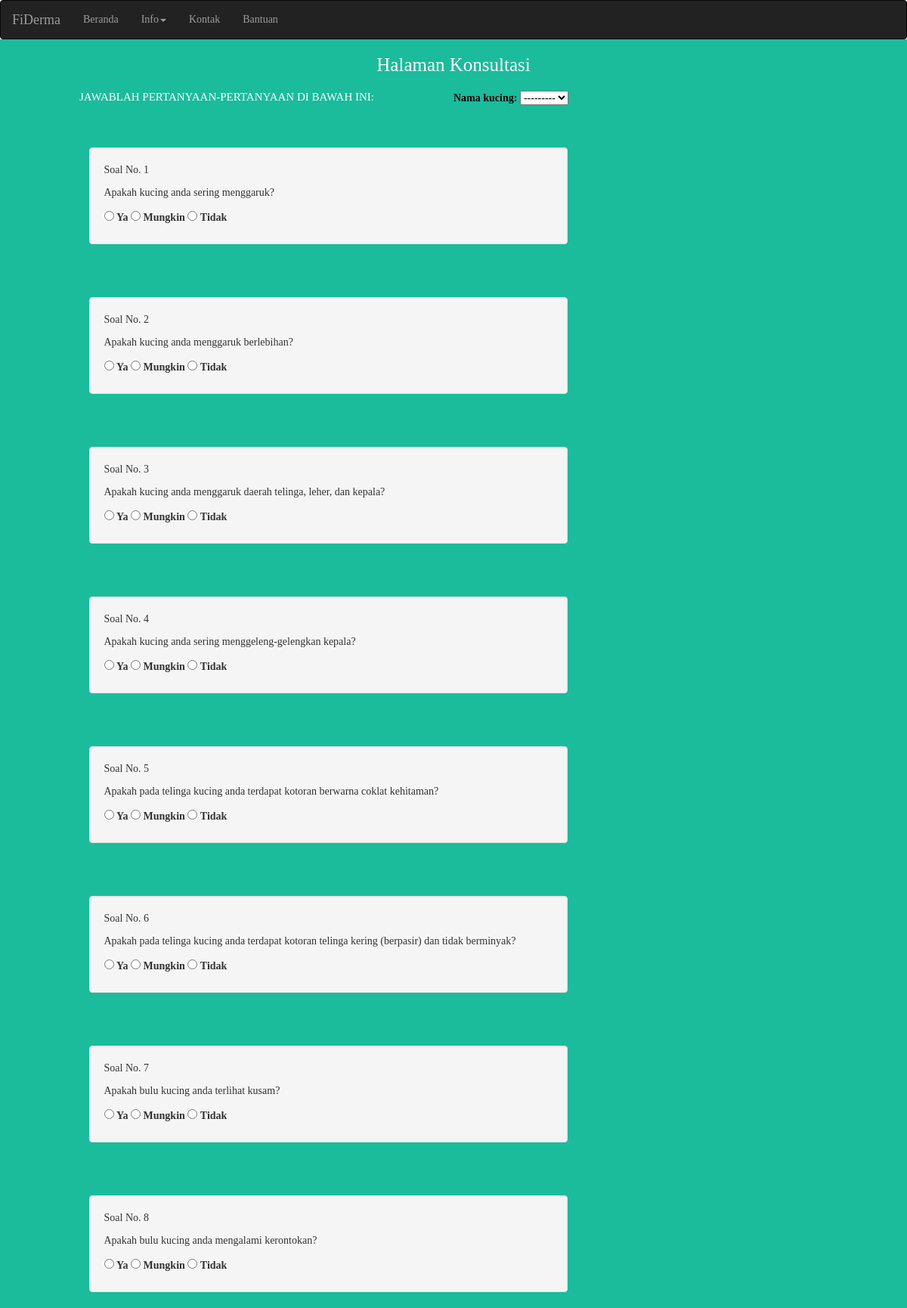
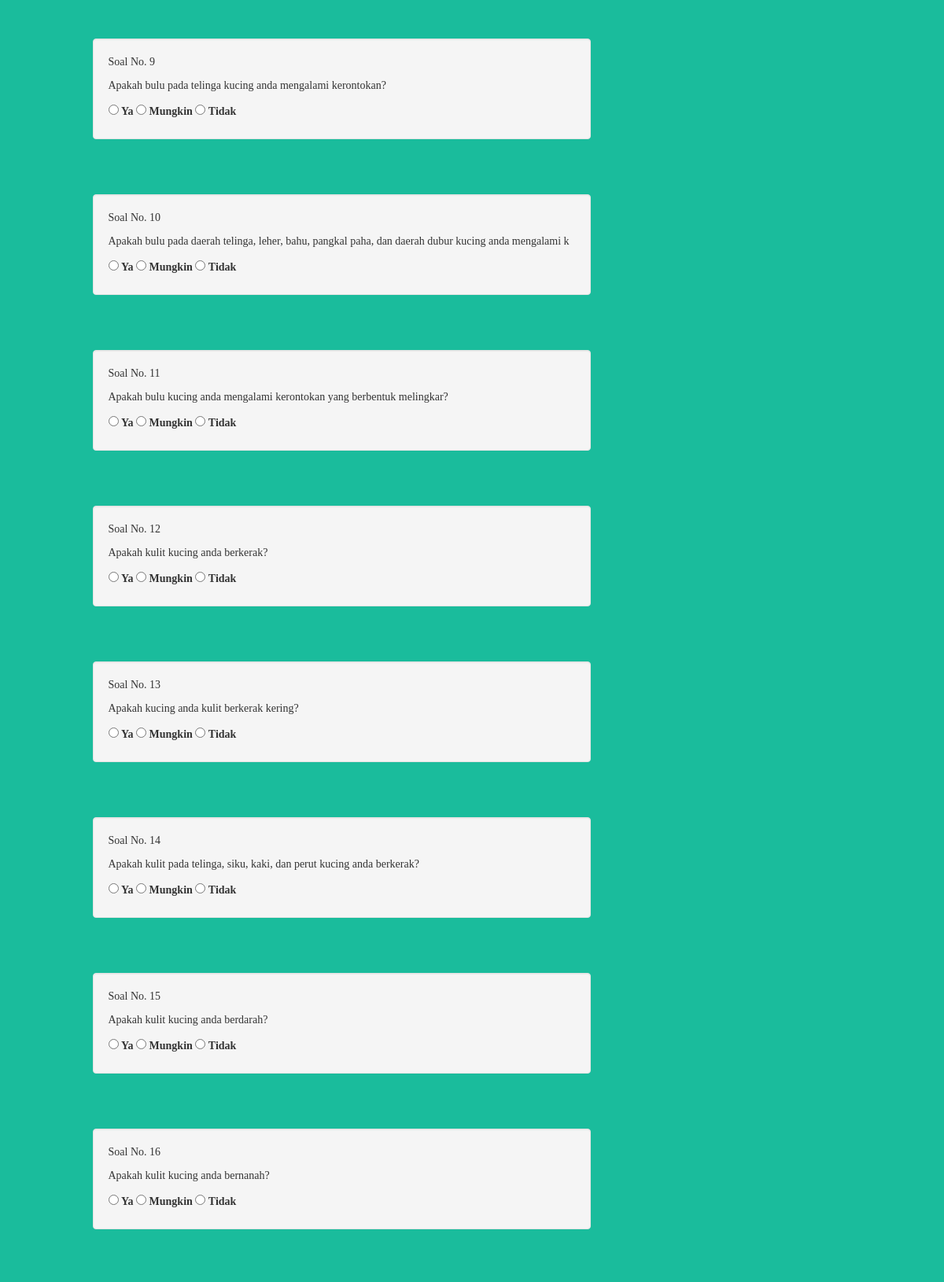
The app's page /konsultasi/ (upper part) with its own data (2 pictures, top to bottom).
### sitederma/models.py (models this page shows, shortened)
class Kucing(models.Model):
    GENDER_KUCING_CHOICES = (
    ('betina', 'Betina'),
    ('jantan', 'Jantan'),
    )
    nama_kucing = models.CharField(max_length=30)
    umur_kucing = models.PositiveIntegerField(validators=[MinValueValidator(1)], null=True)
    gender_kucing = models.CharField(max_length=10, choices=GENDER_KUCING_CHOICES)
    username = models.ForeignKey(User, null=True)
    def __str__(self):
        return self.nama_kucing

class ListTanya(models.Model):
    kode_tanya = models.CharField(max_length=5)
    kode_gejala = models.ForeignKey(ListGejala, related_name = 'tanya_gejala', null=True)
    no_tanya = models.CharField(max_length=2, null=True)
    daftar_tanya = models.CharField(max_length=150)

class Jawaban(models.Model):
    kodejawab = models.CharField(max_length=3)
    jawab = models.CharField(max_length=10)
    bobotjawab = models.FloatField()

### sitederma/views.py (the view)
# urls.py: url(r'^konsultasi/$', views.konsultasi_view, name='konsultasi'),
def konsultasi_view(request):
    diagnosa = None
    list_tanya = ListTanya.objects.all()
    list_pilihan = Jawaban.objects.all()
    gejala = ListGejala.objects.all()
    context = {}
    context ['list_tanya'] = list_tanya
    context ['list_pilihan'] = list_pilihan
    if request.method=='POST':
        formriwayat = RiwayatForm(request.POST)
        d = defaultdict(float)
        d = {}
        cfgp1_={}
        percentdisease = {}
        counter = 1
        for cfuser in gejala:
            d['cfug_%02d' % counter] = float(request.POST.get(cfuser.kode_gejala))
            counter += 1
        for key, value in sorted(d.items()):
            print (key, value)
        penyakit = InfoPenyakit.objects.all()
        gej_pen = Konsultasi.objects.all()
        for pen in penyakit:
            cfglama = None
            cfgbaru = None
            cfgkombinasi = None
            for gejala_penyakit in gej_pen:
                if gejala_penyakit.kode_penyakit.kode_penyakit == pen.kode_penyakit:
                    print('ya')
                    urut = gejala_penyakit.kode_gejala.kode_gejala[1:]
                    print(urut)
                    cfgp1_['cfg{0}'.format(urut)] = d['cfug_{}'.format(urut)] * gejala_penyakit.cfp
                    if not cfglama:
                        cfglama = cfgp1_['cfg{0}'.format(urut)]
                    else :
                        cfgbaru = cfgp1_['cfg{0}'.format(urut)]
                        cfgkombinasi = cfglama+(cfgbaru*(1-cfglama))
                        cfglama = cfgkombinasi
                    percentdisease['pdisease{0}'.format(pen.kode_penyakit)] = cfgkombinasi
                    print(percentdisease)
        context['percentdisease_1'] = percentdisease['pdisease{0}'.format('P1')]
        context['percentdisease_2'] = percentdisease['pdisease{0}'.format('P2')]
        context['percentdisease_3'] = percentdisease['pdisease{0}'.format('P3')]
        context['percentdisease_4'] = percentdisease['pdisease{0}'.format('P4')]
        context['percentdisease_5'] = percentdisease['pdisease{0}'.format('P5')]
        context['percentdisease_6'] = percentdisease['pdisease{0}'.format('P6')]
        targetdisease = max(percentdisease, key=percentdisease.get)
        context['targetdisease'] = targetdisease
        if targetdisease == "diseaseP1":
            diagnosa ='Ear Mites'
        elif targetdisease == "diseaseP2":
            diagnosa = 'Flea'
        elif targetdisease == "diseaseP3":
            diagnosa = 'Lice'
        elif targetdisease == "diseaseP4":
            diagnosa = 'Pyoderma'
        elif targetdisease == "diseaseP5":
            diagnosa = 'Ringworm'
        elif targetdisease == "diseaseP6":
            diagnosa = 'Scabies'
        request.session['percentdisease'] = {
                                        'percentdisease_1': context['percentdisease_1'],
                                        'percentdisease_2': context['percentdisease_2'],
                                        'percentdisease_3': context['percentdisease_3'],
                                        'percentdisease_4': context['percentdisease_4'],
                                        'percentdisease_5': context['percentdisease_5'],
                                        'percentdisease_6': context['percentdisease_6'],
                                        'targetdisease': context['targetdisease'],
                                        }
        if formriwayat.is_valid():
            kucing = formriwayat.save(commit=False)
            kucing.username = request.user
            kucing.tanggal_diagnosa = timezone.now()
            kucing.hasil_diagnosa = diagnosa
            kucing.save()
            return HttpResponseRedirect(reverse('sitederma:hasil'))
    else:
        formriwayat = RiwayatForm()
    context['formriwayat']=formriwayat
    return render(request, "sitederma/mulai_konsul.html",  context)

### sitederma/forms.py
class RiwayatForm(forms.ModelForm):
    class Meta:
        model = Riwayat
        fields = ('nama_kucing',)

### sitederma/models.py (called while the page is built)
    def __str__(self):
        return self.kode_gejala

### sitederma/templates/sitederma/mulai_konsul.html (shortened to what this page needs)
{% extends 'sitederma/base.html' %}
{% block content %}
<div class="container-fluid vitra-background-mulai-konsul">
  <h4 class="vitra-tagline text-center">Halaman Konsultasi</h4>
  <div class="row">
    <div class="col-md-6 text-center">
      <h5 style="color: white; font-size:15px;">JAWABLAH PERTANYAAN-PERTANYAAN DI BAWAH INI:</h5>
    </div>
    <form method="POST">
      {% for field in formriwayat %}
    <div style="margin-top: 10px; color:black;">
      {{ field.label_tag|escape }}
      {{ field }}
    </div>
    {% endfor %}
    {% for tanya in list_tanya %}
    <div class="row" style="margin-top: 50px;">
      <div class="col-md-1"></div>
      <div class="col-md-10">
        <div class="col-md-8 text-left vitra-background-Tanya">
          <div class="well">
            <p>Soal No. {{ tanya.no_tanya}}</p>
            <p>{{ tanya.daftar_tanya }}</p>
            {% for pilihan in list_pilihan %}
            <input type="radio" name="{{tanya.kode_gejala}}" id="choice" value="{{pilihan.bobotjawab}}" required />
            <label for="choice{{ forloop.counter }}">{{ pilihan.jawab }}</label>
            {% endfor %}
        </div>
      </div>
    </div>
    <div class="col-md-1"></div>
  </div>
  {% endfor %}
  <br><center><input type='submit' class="btn btn-default btn-lg" value="submit"><center>
    </form>
  </div>
</div>
{% endblock %}

### sitederma/static/css/sitederma.css (style rules this page uses)
.vitra-tagline { color: white; margin-top: 20px; font-size: 25px; }
.vitra-background-mulai-konsul { min-height: 610px; background-color: #1abc9c; margin-top: -20px; }
body { font-family: 'Lucida Console', serif; margin: 0; width: 100%; height: 100%; }
h1, h2, h3, h4 { font-family: 'Lucida Console', serif; color: cobaltblue; }

### records on screen
Kucing: formriwayat "---------"
ListTanya: no_tanya "1", daftar_tanya "Apakah kucing anda sering menggaruk?"
Jawaban: jawab "Ya"
Jawaban: jawab "Mungkin"
Jawaban: jawab "Tidak"
ListTanya: no_tanya "2", daftar_tanya "Apakah kucing anda menggaruk berlebihan?"
ListTanya: no_tanya "3", daftar_tanya "Apakah kucing anda menggaruk daerah telinga, leher, dan kepala?"
ListTanya: no_tanya "4", daftar_tanya "Apakah kucing anda sering menggeleng-gelengkan kepala?"
ListTanya: no_tanya "5", daftar_tanya "Apakah pada telinga kucing anda terdapat kotoran berwarna coklat kehitaman?"
ListTanya: no_tanya "6", daftar_tanya "Apakah pada telinga kucing anda terdapat kotoran telinga kering (berpasir) dan tidak berminyak?"
ListTanya: no_tanya "7", daftar_tanya "Apakah bulu kucing anda terlihat kusam?"
ListTanya: no_tanya "8", daftar_tanya "Apakah bulu kucing anda mengalami kerontokan?"
ListTanya: no_tanya "9", daftar_tanya "Apakah bulu pada telinga kucing anda mengalami kerontokan?"
ListTanya: no_tanya "10", daftar_tanya "Apakah bulu pada daerah telinga, leher, bahu, pangkal paha, dan daerah dubur kucing anda mengalami k"
ListTanya: no_tanya "11", daftar_tanya "Apakah bulu kucing anda mengalami kerontokan yang berbentuk melingkar?"
ListTanya: no_tanya "12", daftar_tanya "Apakah kulit kucing anda berkerak?"
ListTanya: no_tanya "13", daftar_tanya "Apakah kucing anda kulit berkerak kering?"
ListTanya: no_tanya "14", daftar_tanya "Apakah kulit pada telinga, siku, kaki, dan perut kucing anda berkerak?"
ListTanya: no_tanya "15", daftar_tanya "Apakah kulit kucing anda berdarah?"
ListTanya: no_tanya "16", daftar_tanya "Apakah kulit kucing anda bernanah?"

### other values on screen
{{ field.label_tag|escape }} "Nama kucing:"
